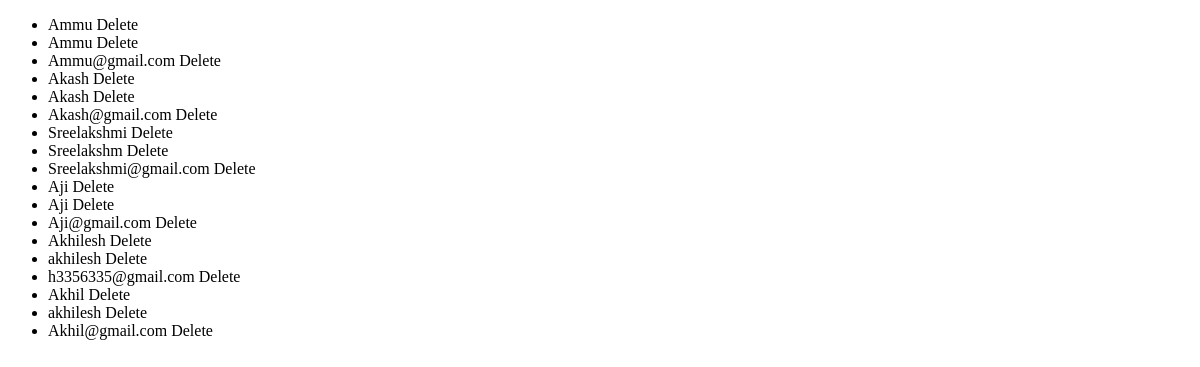
The page /a/ on the database as committed earlier.
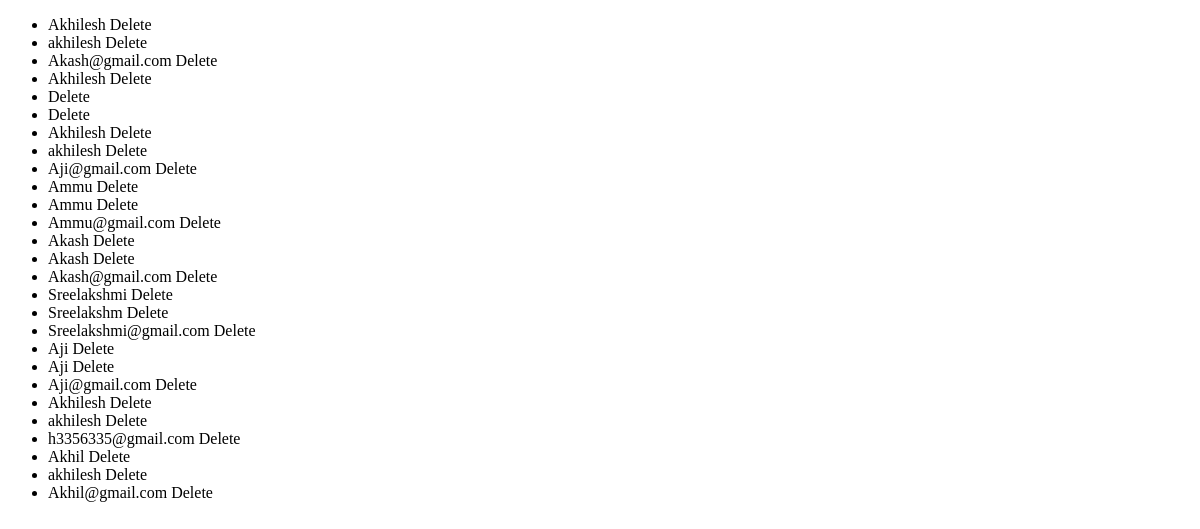
The same page on the database as committed later.
### owner/models.py (models this page shows)
class owners (models.Model):
  name = models.CharField(max_length=255)
  password = models.CharField(max_length=10)
  email = models.CharField(max_length=100)

### owner/views.py (the view)
# urls.py: path('a/',views.admin ,name = 'admin' ),
def admin (request):
  owner=owners.objects.all()
  data = {
    'owners':owner
  }
  return render (request,'admin.html',data)

### owner/templates/admin.html (shortened to what this page needs)
<!DOCTYPE html>
<html>
  <head>
  </head>
  <body>
<ul id="myUL">
  {% for owner in owners reversed %}
  <li>{{owner.name}} <span class="close"><a style="text-decoration: none; color: black;" href="delete/{{owner.id}}">Delete</a></span></li>
    <li>{{owner.password}} <span class="close"><a style="text-decoration: none; color: black;" href="delete/{{owner.id}}">Delete</a></span></li>  <li>{{owner.email}} <span class="close"><a style="text-decoration: none; color: black;" href="delete/{{owner.id}}">Delete</a></span></li>
  {% endfor %}
</ul>
  </body>
</html>

Rows that differ between the two databases and show on the page:
added owners: name "Akhilesh", password "akhilesh", email "Akash@gmail.com"
added owners: name "Akhilesh"
added owners: name "Akhilesh", password "akhilesh", email "Aji@gmail.com"
